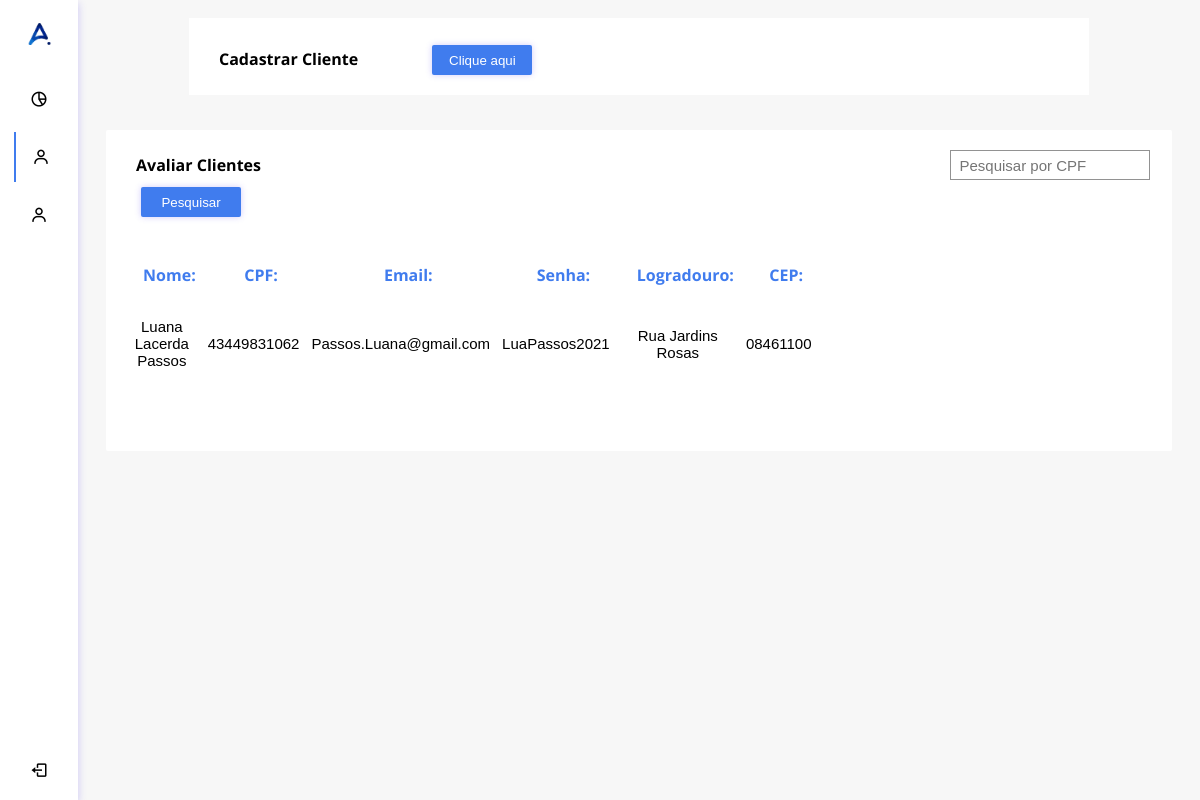
The page /Anpere/AreaRestrita-adm/AvaliarCliente.php on the database as committed earlier.
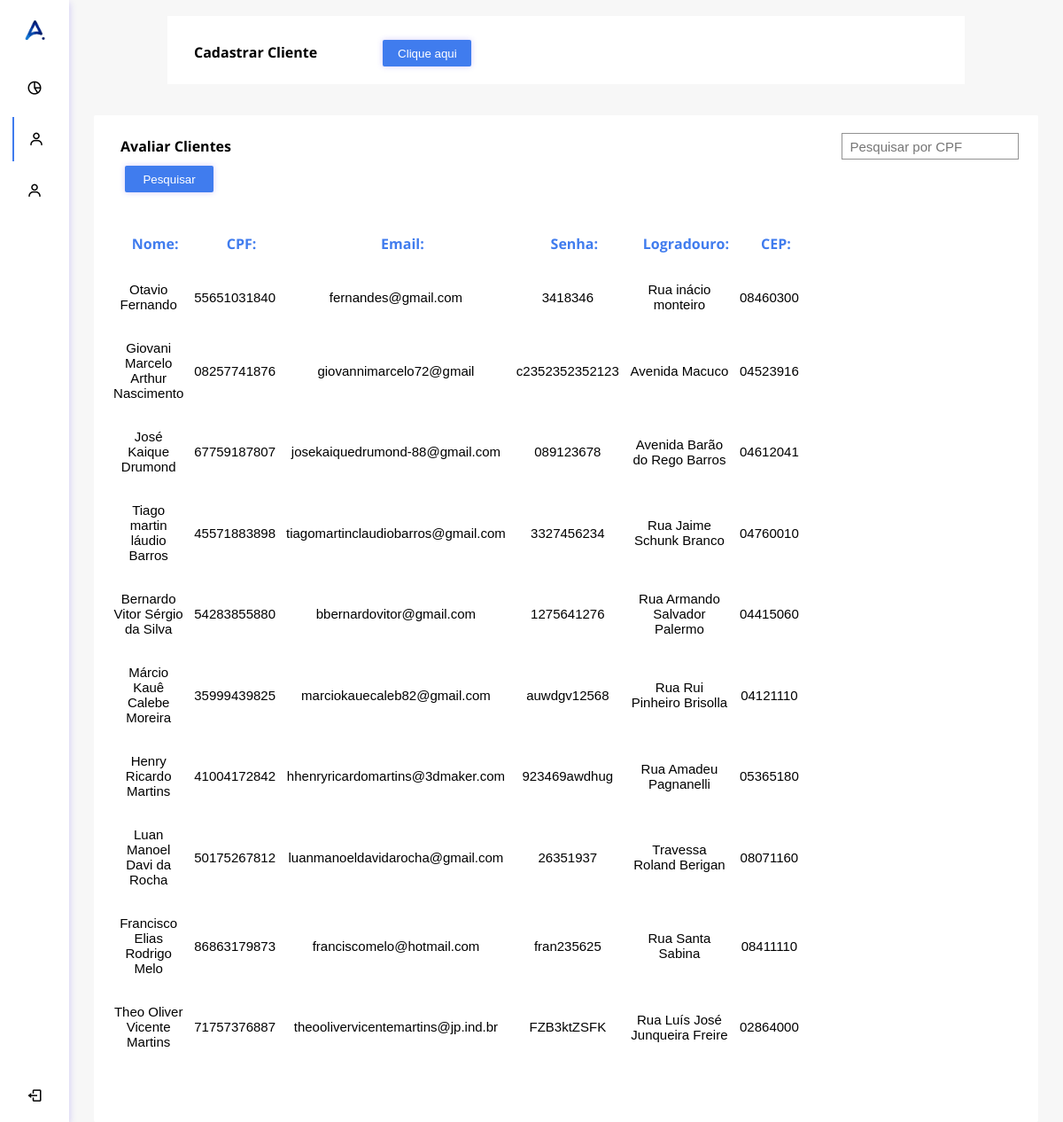
The same page on the database as committed later.
### tables this page shows
CREATE TABLE `tbcliente` (
  `idCliente` int(11) NOT NULL,
  `nomeCliente` varchar(50) NOT NULL,
  `cpfCliente` varchar(11) NOT NULL,
  `emailCliente` varchar(50) NOT NULL,
  `senhaCliente` varchar(20) NOT NULL,
  `logradouroCliente` text NOT NULL,
  `estadoCliente` text NOT NULL,
  `cidadeCliente` varchar(20) NOT NULL,
  `bairroCliente` text NOT NULL,
  `cepCliente` varchar(12) NOT NULL,
  `numEndCliente` varchar(50) NOT NULL,
  `nivel_acesso` int(1) NOT NULL
);

### Anpere/AreaRestrita-adm/AvaliarCliente.php (the view, shortened to what this page needs)
<!DOCTYPE html>
<html lang="en">
<head>
    <link rel="stylesheet" href="../resources/css/adm.css" media="screen">
    <link href='https://unpkg.com/boxicons@2.0.7/css/boxicons.min.css' rel='stylesheet'>
</head>
<body>
<div class="sidebar">
    <div class="logo-details">
        <center> <img src="../resources/images/LogoAnpere.png" width="50%"> </center>
    </div>
    <li>
       <a href="indexAreaRestrita.php">
         <i class='bx bx-pie-chart-alt-2' ></i>
       </a>
     </li>
      <li>
       <a class="selecionado" href="AvaliarCliente.php">
         <i class='bx bx-user' ></i>
       </a>
     </li>
     <li>
        <a href="AvaliarEmpresa.php">
          <i class='bx bx-user' ></i>
        </a>
      </li>
     <li class="profile">
         <a href="../Session/destruirSessao.php?pagina=Login-Adm.php"> <i class='bx bx-log-out' id="log_out"></i> </a>
     </li>
  </div>
  <section class="home-section">
    <br>
     <div class="LadoDireito">
     <div class="container">
<p> Cadastrar Cliente <a href="Cadastro-Cliente.php"> <button onclick="redirectPage()">Clique aqui</button> </a> </p>
</div>
</div>
<div class="container2">
    <div class="LadoDireito">
<form action="pesquisarCPF.php" method="POST">
    <p> Avaliar Clientes <input name="txtCpf" type="number" placeholder="  Pesquisar por CPF" class="input">
         <button type="submit">Pesquisar</button> </p>  </form>
        <table>
            <tr>
                <th class="th">Nome:</th>
                <th class="th cpf">CPF:</th>
                <th class="th email">Email:</th>
                <th class="th senha">Senha:</th>
                <th class="th logradouro">Logradouro:</th>
                <th class="th cep">CEP:</th>
    </tr>
        <?php
        $pdo = Connection::GET_PDO();
        if(empty($_GET["cpf"])){
        try {
            $stmt = $pdo -> prepare("select * from tbCliente");
            $stmt -> execute();
            while($row = $stmt->fetch(PDO::FETCH_BOTH)){
                echo('<tr>');
               echo('<td>'); print $row['nomeCliente']; echo('</td>');
               echo('<td class="cpf">'); print $row['cpfCliente']; echo('</td>');
               echo('<td class="email">'); print $row['emailCliente']; echo('</td>');
               echo('<td class="senha">'); print $row['senhaCliente']; echo('</td>');
               echo('<td class="logradouro">'); print $row['logradouroCliente']; echo('</td>');
               echo('<td class="cep">'); print $row['cepCliente']; echo('</td>');
               echo('</tr>');
            };
        } catch (PDOException $e) {
            print "Erro: " . $e->getMessage();
        }
      }
      else{
        $cpf = $_GET["cpf"];
        $stmt = $pdo -> prepare("select * from tbCliente where cpfCliente = '$cpf'");
            $stmt -> execute();
            while($row = $stmt->fetch(PDO::FETCH_BOTH)){
                $CPF = $row['cpfCliente'];
                echo('<tr>');
               echo('<td>'); print $row['nomeCliente']; echo('</td>');
               echo('<td class="cpf">'); print $row['cpfCliente']; echo('</td>');
               echo('<td class="email">'); print $row['emailCliente']; echo('</td>');
               echo('<td class="senha">'); print $row['senhaCliente']; echo('</td>');
               echo('<td class="logradouro">'); print $row['logradouroCliente']; echo('</td>');
               echo('<td class="estado">'); print $row['estadoCliente']; echo('</td>');
               echo('<td class="cidade">'); print $row['cidadeCliente']; echo('</td>');
               echo('<td class="bairro">'); print $row['bairroCliente']; echo('</td>');
               echo('<td class="cep">'); print $row['cepCliente']; echo('</td>');
               echo('<td class="numero">'); print $row['numEndCliente']; echo('</td>');
               echo('<td class="icone"> <a href="alteraçãoCliente.php?cpf='.$CPF.'"><img src="../images/editar.png"></a> </td>');
               echo ('<td class="icone"> <a href="excluirCliente.php?cpf='.$CPF.'">  <img src="../images/excluir.jpg"> </a>');
               echo('</tr>');
      }}
        ?>
    </table>
    </div>
      </div>
  </section>
</body>
</html>

### Anpere/resources/css/adm.css (style rules this page uses)
table tr th { font-family: 'Open Sans',sans-serif; color: #407cee; font-weight: bold; padding-left: 25px; padding-bottom: 30px; }
table tr td { text-align: center; font-family: 'Open Sanas',sans-serif; font-size: 15px; padding-left: 10px; padding-bottom: 30px; }
table { width: 900px; margin-left: 10px; margin-top: 50px; }
.container { width: 95%; margin: auto; background-color: white; margin-bottom: 10px; }
.container2 { width: 95%; margin: auto; background-color: white; border-radius: 2px; }
.LadoDireito { border-radius: 5px; padding-bottom: 50px; width: 100%; }
.LadoDireito p { background-color: white; width: 99%; margin-left: 10px; margin-bottom: -25px; font-family: 'Open Sans',sans-serif; font-weight: bold; padding: 20px; }
* { margin: 0; padding: 0; box-sizing: border-box; font-family: "Poppins" , sans-serif; }
.sidebar { position: fixed; left: 0; top: 0; height: 100%; width: 78px; background: #fff; padding: 6px 14px; z-index: 99; box-shadow: 0 0.2rem 0.5rem #4f36ef41; }
.sidebar .logo-details { height: 60px; display: flex; align-items: center; position: relative; }
.sidebar i { color: #000000; height: 60px; min-width: 50px; font-size: 28px; text-align: center; line-height: 60px; }
.sidebar li { position: relative; margin: 8px 0; list-style: none; }
.sidebar li a { display: flex; height: 100%; width: 100%; align-items: center; text-decoration: none; background: #fff; }
.sidebar li .selecionado { border-left: 2px solid #407cee; }
.sidebar li i { height: 50px; line-height: 50px; font-size: 18px; border-radius: 12px; }
.sidebar li.profile { position: fixed; height: 60px; width: 78px; left: 0; bottom: -8px; padding: 10px 14px; background: #fff; overflow: hidden; }
.sidebar .profile #log_out { position: absolute; top: 50%; right: 0; transform: translateY(-50%); background: #fff; width: 100%; height: 60px; line-height: 60px; border-radius: 0px; }
.home-section { position: relative; background: rgb(247, 247, 247); min-height: 100vh; top: 0; left: 78px; width: calc(100% - 78px); z-index: 2; }
@media screen and (max-width: 1320px) { .container { width: 900px; } }
@media screen and (max-width: 1320px) { table { width: 600px; } }
.LadoDireito input { border: 0.2px solid rgb(146, 146, 146); outline: none; background: none; width: 200px; height: 30px; font-size: 15px; margin-left: 685px; }
.LadoDireito button { color: white; border: none; border-radius: 2px; background-color: #407cee; width: 100px; height: 30px; margin-top: 7px; margin-left: 5px; transition: 0.2s; box-shadow: 0 0rem 0.4rem #4f36ef41; }
.container button { margin-left: 70px; }
.container p { background-color: white; width: 95%; margin-left: 10px; margin-bottom: -25px; font-family: 'Open Sans',sans-serif; font-weight: bold; padding: 20px; }

Rows that differ between the two databases and show on the page:
removed tbcliente: nomeCliente "Luana Lacerda Passos", cpfCliente "43449831062", emailCliente "Passos.Luana@gmail.com", senhaCliente "LuaPassos2021", logradouroCliente "Rua Jardins Rosas", cepCliente "08461100"
added tbcliente: nomeCliente "Otavio Fernando", cpfCliente "55651031840", emailCliente "fernandes@gmail.com", senhaCliente "3418346", logradouroCliente "Rua inácio monteiro", cepCliente "08460300"
added tbcliente: nomeCliente "Giovani Marcelo Arthur Nascimento", cpfCliente "08257741876", emailCliente "giovannimarcelo72@gmail", senhaCliente "c2352352352123", logradouroCliente "Avenida Macuco", cepCliente "04523916"
added tbcliente: nomeCliente "José Kaique Drumond", cpfCliente "67759187807", emailCliente "josekaiquedrumond-88@gmail.com", senhaCliente "089123678", logradouroCliente "Avenida Barão do Rego Barros", cepCliente "04612041"
added tbcliente: nomeCliente "Tiago martin láudio Barros", cpfCliente "45571883898", emailCliente "tiagomartinclaudiobarros@gmail.com", senhaCliente "3327456234", logradouroCliente "Rua Jaime Schunk Branco", cepCliente "04760010"
added tbcliente: nomeCliente "Bernardo Vitor Sérgio da Silva", cpfCliente "54283855880", emailCliente "bbernardovitor@gmail.com", senhaCliente "1275641276", logradouroCliente "Rua Armando Salvador Palermo", cepCliente "04415060"
added tbcliente: nomeCliente "Márcio Kauê Calebe Moreira", cpfCliente "35999439825", emailCliente "marciokauecaleb82@gmail.com", senhaCliente "auwdgv12568", logradouroCliente "Rua Rui Pinheiro Brisolla", cepCliente "04121110"
added tbcliente: nomeCliente "Henry Ricardo Martins", cpfCliente "41004172842", emailCliente "hhenryricardomartins@3dmaker.com", senhaCliente "923469awdhug", logradouroCliente "Rua Amadeu Pagnanelli", cepCliente "05365180"
added tbcliente: nomeCliente "Luan Manoel Davi da Rocha", cpfCliente "50175267812", emailCliente "luanmanoeldavidarocha@gmail.com", senhaCliente "26351937", logradouroCliente "Travessa Roland Berigan", cepCliente "08071160"
added tbcliente: nomeCliente "Francisco Elias Rodrigo Melo", cpfCliente "86863179873", emailCliente "franciscomelo@hotmail.com", senhaCliente "fran235625", logradouroCliente "Rua Santa Sabina", cepCliente "08411110"
added tbcliente: nomeCliente "Theo Oliver Vicente Martins", cpfCliente "71757376887", emailCliente "theoolivervicentemartins@jp.ind.br", senhaCliente "FZB3ktZSFK", logradouroCliente "Rua Luís José Junqueira Freire", cepCliente "02864000"
